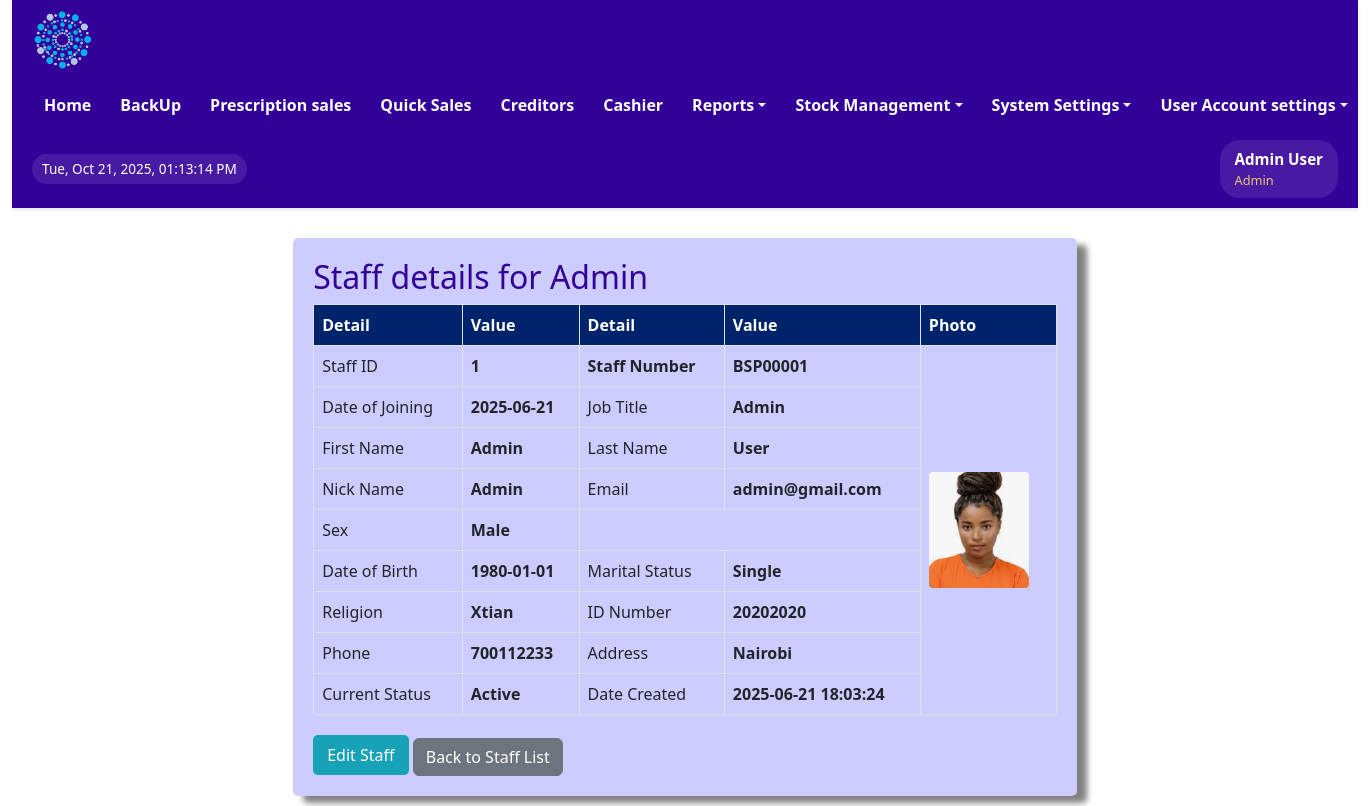
The page /staff/view_staff.php?staff_id=1 (signed in) on the database its author committed.
### tables this page shows
CREATE TABLE IF NOT EXISTS `users` (
  `user_id` int NOT NULL AUTO_INCREMENT,
  `first_name` varchar(100) NOT NULL,
  `last_name` varchar(100) NOT NULL,
  `email` varchar(100) NOT NULL,
  `password` varchar(100) DEFAULT NULL,
  `username` varchar(100) DEFAULT NULL,
  `sex` varchar(50) NOT NULL,
  `mobile` int NOT NULL,
  `userrole` varchar(100) NOT NULL,
  `staff_number` varchar(50) NOT NULL,
  `date_created` datetime DEFAULT CURRENT_TIMESTAMP,
  PRIMARY KEY (`user_id`),
  UNIQUE KEY `email` (`email`),
  UNIQUE KEY `mobile` (`mobile`),
  UNIQUE KEY `staff_number` (`staff_number`)
);

CREATE TABLE IF NOT EXISTS `staff` (
  `staff_id` int NOT NULL AUTO_INCREMENT,
  `date_of_joining` date NOT NULL,
  `job_title` varchar(50) NOT NULL,
  `first_name` varchar(50) NOT NULL,
  `last_name` varchar(50) NOT NULL,
  `nick_name` varchar(50) DEFAULT NULL,
  `sex` varchar(50) NOT NULL,
  `email` varchar(255) NOT NULL,
  `dob` date DEFAULT NULL,
  `marital_status` varchar(50) DEFAULT NULL,
  `religion` varchar(50) NOT NULL,
  `id_number` int DEFAULT NULL,
  `phone` int DEFAULT NULL,
  `address` text,
  `current_status` varchar(50) NOT NULL,
  `staff_number` varchar(50) NOT NULL,
  `photo` text,
  `created_date` datetime DEFAULT CURRENT_TIMESTAMP,
  PRIMARY KEY (`staff_id`),
  UNIQUE KEY `email` (`email`)
);

### staff/view_staff.php (the view, shortened to what this page needs)
<?php
include '../includes/config.php';
include '../includes/header.php';
$staff = [];
if (isset($_GET['staff_id'])) {
    $staff_id = $_GET['staff_id'];
    $sql = "SELECT staff_id, staff_number, date_of_joining, job_title, first_name, last_name, nick_name, sex, email, dob, marital_status, religion, id_number, phone, address, current_status, photo, created_date FROM staff WHERE staff_id = ?";
    $stmt = $conn->prepare($sql);
    $stmt->bind_param('i', $staff_id);
    $stmt->execute();
    $result = $stmt->get_result();
    if ($result->num_rows > 0) {
        $staff = $result->fetch_assoc();
    } else {
        echo "<p class='error'>Error: Staff not found for ID $staff_id. <a href='staffslist.php'>Back to Staff List</a></p>";
        exit();
    }
} else {
    echo "<p class='error'>Error: Staff ID is missing. Please select a staff to view from the <a href='staffslist.php'>Staff List</a>.</p>";
    exit();
}
?>
<!DOCTYPE html>
<html lang="en">
<head>
    <link rel="stylesheet" href="../assets/css/bootstrap.min.css">
</head>
<body>
    <div class="main-content">
        <div class="staff-view">
        <h2>Staff details for <?php echo htmlspecialchars($staff['first_name']); ?> </h2>
        <?php if (!empty($staff)): ?>
            <table>
                <tr>
                    <th>Detail</th>
                    <th>Value</th>
                    <th>Detail</th>
                    <th>Value</th>
                    <th>Photo</th>
                </tr>
                <tr>
                    <td >Staff ID</td>
                    <td style='font-weight: bold;'><?php echo htmlspecialchars($staff['staff_id']); ?></td>
                    <td style='font-weight: bold;'>Staff Number</td>
                    <td style='font-weight: bold;'><?php echo htmlspecialchars($staff['staff_number']); ?></td>
                    <td rowspan="12" class="photo-column">
                        <?php if (!empty($staff['photo'])): ?>
                            <img src="../Uploads/staff/<?php echo htmlspecialchars($staff['photo']); ?>" alt="Staff Photo">
                        <?php else: ?>
                            No Photo
                        <?php endif; ?>
                    </td>
                </tr>
                <tr>
                    <td>Date of Joining</td>
                    <td style='font-weight: bold;'><?php echo htmlspecialchars($staff['date_of_joining']); ?></td>
                    <td>Job Title</td>
                    <td style='font-weight: bold;'><?php echo htmlspecialchars($staff['job_title']); ?></td>
                </tr>
                <tr>
                    <td>First Name</td>
                    <td style='font-weight: bold;'><?php echo htmlspecialchars($staff['first_name']); ?></td>
                    <td>Last Name</td>
                    <td style='font-weight: bold;'><?php echo htmlspecialchars($staff['last_name']); ?></td>
                </tr>
                <tr>
                    <td>Nick Name</td>
                    <td style='font-weight: bold;'><?php echo htmlspecialchars($staff['nick_name']); ?></td>
                    <td>Email</td>
                    <td style='font-weight: bold;'><?php echo htmlspecialchars($staff['email']); ?></td>
                </tr>
                <tr>
                    <td>Sex</td>
                    <td style='font-weight: bold;'><?php echo htmlspecialchars($staff['sex']); ?></td>
                </tr>
                <tr>
                    <td>Date of Birth</td>
                    <td style='font-weight: bold;'><?php echo htmlspecialchars($staff['dob']); ?></td>
                    <td>Marital Status</td>
                    <td style='font-weight: bold;'><?php echo htmlspecialchars($staff['marital_status']); ?></td>
                </tr>
                <tr>
                    <td>Religion</td>
                    <td style='font-weight: bold;'><?php echo htmlspecialchars($staff['religion']); ?></td>
                    <td>ID Number</td>
                    <td style='font-weight: bold;'><?php echo htmlspecialchars($staff['id_number']); ?></td>
                </tr>
                <tr>
                    <td>Phone</td>
                    <td style='font-weight: bold;'><?php echo htmlspecialchars($staff['phone']); ?></td>
                    <td>Address</td>
                    <td style='font-weight: bold;'><?php echo htmlspecialchars($staff['address']); ?></td>
                </tr>
                <tr>
                    <td>Current Status</td>
                    <td style='font-weight: bold;'><?php echo htmlspecialchars($staff['current_status']); ?></td>
                    <td>Date Created</td>
                    <td style='font-weight: bold;'><?php echo htmlspecialchars($staff['created_date']); ?></td>
                </tr>
            </table>
            <div style="margin-top: 20px;">
                <a href="update_staff.php?staff_id=<?php echo htmlspecialchars($staff['staff_id']); ?>" class="btn-edit">Edit Staff</a>
                <a href="staffslist.php" class="btn btn-secondary">Back to Staff List</a>
            </div>
        <?php else: ?>
            <p>Staff not found.</p>
            <a href="staffslist.php" class="btn btn-secondary">Back to Staff List</a>
        <?php endif; ?>
    </div>
    </div>
</body>
</html>

### includes/header.php (shortened to what this page needs)
<?php
include('config.php');
$userDetails = [
    'user_id' => $_SESSION['user_id'] ?? null,
    'username' => 'Guest',
    'full_name' => 'Guest User',
    'first_name' => 'Guest',
    'last_name' => 'User',
    'email' => '',
    'mobile' => '',
    'userrole' => $_SESSION['userrole'],
    'staff_number' => '',
    'sex' => ''
];
if ($userDetails['user_id']) {
    $stmt = $conn->prepare("SELECT
                user_id, first_name, last_name, email, username,
                sex, mobile, userrole, staff_number
            FROM users
            WHERE user_id = ?");
    $stmt->bind_param("i", $userDetails['user_id']);
    $stmt->execute();
    $result = $stmt->get_result();
    if ($result->num_rows > 0) {
        $dbData = $result->fetch_assoc();
        $userDetails = array_merge($userDetails, [
            'username' => htmlspecialchars($dbData['username']),
            'full_name' => htmlspecialchars($dbData['first_name'] . ' ' . $dbData['last_name']),
            'first_name' => htmlspecialchars($dbData['first_name']),
            'last_name' => htmlspecialchars($dbData['last_name']),
            'email' => htmlspecialchars($dbData['email']),
            'mobile' => htmlspecialchars($dbData['mobile']),
            'sex' => htmlspecialchars($dbData['sex']),
            'staff_number' => htmlspecialchars($dbData['staff_number']),
            'userrole' => htmlspecialchars($dbData['userrole'])
        ]);
    }
}
$userrole = $userDetails['userrole'];
$full_name = $userDetails['full_name'];
?>
<!DOCTYPE html>
<html lang="en">
<head>
    <link rel="stylesheet" href="../assets/css/bootstrap.min.css" type="text/css">
</head>
<body>
    <div class="container-fluid">
        <div class="main-header">
            <div class="header-content">
                <div class="logo-container">
                    <img src="../assets/images/Logo-round-nobg-2.png" alt="Pharmacy Logo">
                </div>
                <nav class="main-nav">
                    <ul class="nav-list">
                        <?php if (in_array($userrole, ['Admin', 'Supervisor', 'Manager'])) : ?>
                            <li class="nav-item"><a href="../dashboard/admin_dashboard.php" class="nav-link">Home</a></li>
                            <li class="nav-item"><a href="../Backup/backup.php" class="nav-link">BackUp</a></li>
                            <li class="nav-item"><a href="../sales/orders.php" class="nav-link">Prescription sales</a></li>
                            <li class="nav-item"><a href="../sales/direct_orders.php" class="nav-link">Quick Sales</a></li>
                            <li class="nav-item"><a href="../views/view_credit_sales.php" class="nav-link">Creditors</a></li>
                            <li class="nav-item"><a href="../sales/view_order.php" class="nav-link">Cashier</a></li>
                        <?php endif; ?>
                        <?php if (in_array($userrole, ['Admin', 'Supervisor', 'Manager'])) : ?>
                        <li class="dropdown">
                            <a href="#" class="dropdown-toggle">Reports</a>
                        </li>
                        <?php endif; ?>
                        <?php if (in_array($userrole, ['Admin', 'Supervisor', 'Manager', 'Cashier'])) : ?>
                        <li class="dropdown">
                            <a href="#" class="dropdown-toggle">Stock Management</a>
                        </li>
                        <?php endif; ?>
                        <?php if (in_array($userrole, ['Admin'])) : ?>
                        <li class="dropdown">
                            <a href="#" class="dropdown-toggle">System Settings</a>
                        </li>
                        <?php endif; ?>
                        <?php if (in_array($userrole, ['Admin', 'Supervisor', 'Manager', 'Cashier', 'Cleaner', 'Security', 'Pharmtech'])) : ?>
                        <li class="dropdown user-menu">
                            <a href="#" class="dropdown-toggle">User Account settings</a>
                        </li>
                        <?php endif; ?>
                    </ul>
                </nav>
                <div id="date-time" class="date-time-display"></div>
                <div class="user-info-header">
                    <div class="user-details">
                        <span class="user-name"><?php echo htmlspecialchars($full_name); ?></span>
                        <span class="user-role"><?php echo htmlspecialchars($userrole); ?></span>
                    </div>
                </div>
            </div>
        </div>
</body>
</html>

### includes/header.php (style rules this page uses)
* { box-sizing:border-box;margin:0;padding:0 }
.main-header { background-color:#330099;padding:10px 20px;box-shadow:0 2px 4px rgba(0,0,0,0.1);position:sticky;top:0;z-index:1000;min-height:70px;color:#FFF }
.header-content { display:flex;align-items:center;justify-content:space-between;width:100%;margin:0 auto;gap:15px;flex-wrap:wrap }
.logo-container { display:flex;align-items:center }
.logo-container img { height:60px;width:auto }
.user-info-header { display:flex;align-items:center;gap:10px;background:rgba(255,255,255,0.1);padding:8px 15px;border-radius:20px;color:#FFF;white-space:nowrap }
.user-info-header .user-details { display:flex;flex-direction:column;align-items:flex-start }
.user-info-header .user-name { font-weight:bold;font-size:0.95em }
.user-info-header .user-role { font-size:0.8em;opacity:0.9;color:#FBD875 }
.main-nav { display:flex;align-items:center }
.main-nav .nav-list { list-style:none;margin:0;padding:0;display:flex;align-items:center;gap:5px }
.main-nav .nav-item,.main-nav .dropdown { color:#FFF }
.main-nav .nav-link,.main-nav .dropdown-toggle { display:block;padding:8px 12px;text-decoration:none;color:#FFF;font-weight:600;white-space:nowrap;border-radius:4px;transition:background 0.1s }
.dropdown { position:relative }
.date-time-display { font-size:0.85em;color:#FFF;padding:5px 10px;background:rgba(255,255,255,0.1);border-radius:15px;white-space:nowrap }
.main-content { margin:10px 20px }
.main-content h2 { color:#330099 }

### staff/view_staff.php (style rules this page uses)
table { width: 100%; border-collapse: collapse; }
th, td { border: 1px solid #dee2e6; padding: 8px; text-align: left; }
th { background-color: #00246B; color: white; }
.photo-column img { max-width: 100px; height: auto; border-radius: 4px; }
.btn-edit { background-color: #17a2b8; color: white; border: none; padding: 8px 14px; border-radius: 5px; text-decoration: none; display: inline-block; }
.staff-view { margin-top: 30px; margin-left: auto; margin-right: auto; background-color: #ccccff; width: 60%; padding: 20px; border-radius: 5px; box-shadow: 10px 7px 6px #808080; }

### rows shown on the page
users: userrole "Admin"
staff: first_name "Admin", staff_id "1", staff_number "BSP00001", photo (picture), date_of_joining "2025-06-21", job_title "Admin", last_name "User", nick_name "Admin", email "admin@gmail.com", sex "Male", dob "1980-01-01", marital_status "Single", religion "Xtian", id_number "20202020", phone "700112233", address "Nairobi", current_status "Active", created_date "2025-06-21 18:03:24"

### other values the page prints
$full_name "Admin User"
